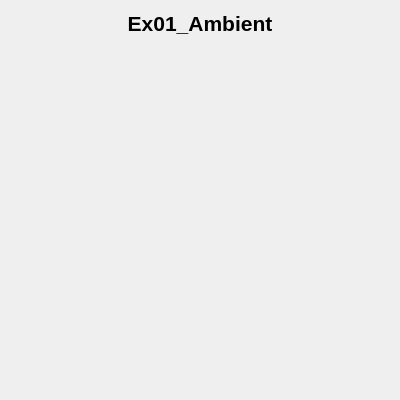
<?xml version="1.0" encoding="UTF-8"?>
<ui version="4.0">
 <class>window</class>
 <widget class="QWidget" name="window">
  <property name="geometry">
   <rect>
    <x>0</x>
    <y>0</y>
    <width>400</width>
    <height>400</height>
   </rect>
  </property>
  <property name="windowTitle">
   <string>window</string>
  </property>
  <layout class="QGridLayout" name="gridLayout">
   <item row="0" column="0">
    <widget class="QLabel" name="label">
     <property name="sizePolicy">
      <sizepolicy hsizetype="Preferred" vsizetype="Fixed">
       <horstretch>0</horstretch>
       <verstretch>0</verstretch>
      </sizepolicy>
     </property>
     <property name="font">
      <font>
       <pointsize>16</pointsize>
       <bold>true</bold>
      </font>
     </property>
     <property name="text">
      <string>Ex01_Ambient</string>
     </property>
     <property name="alignment">
      <set>Qt::AlignCenter</set>
     </property>
    </widget>
   </item>
   <item row="1" column="0">
    <widget class="glWidget" name="widget" native="true"/>
   </item>
  </layout>
 </widget>
 <customwidgets>
  <customwidget>
   <class>glWidget</class>
   <extends>QWidget</extends>
   <header location="global">glwidget.h</header>
   <container>1</container>
  </customwidget>
 </customwidgets>
 <resources/>
 <connections/>
</ui>
